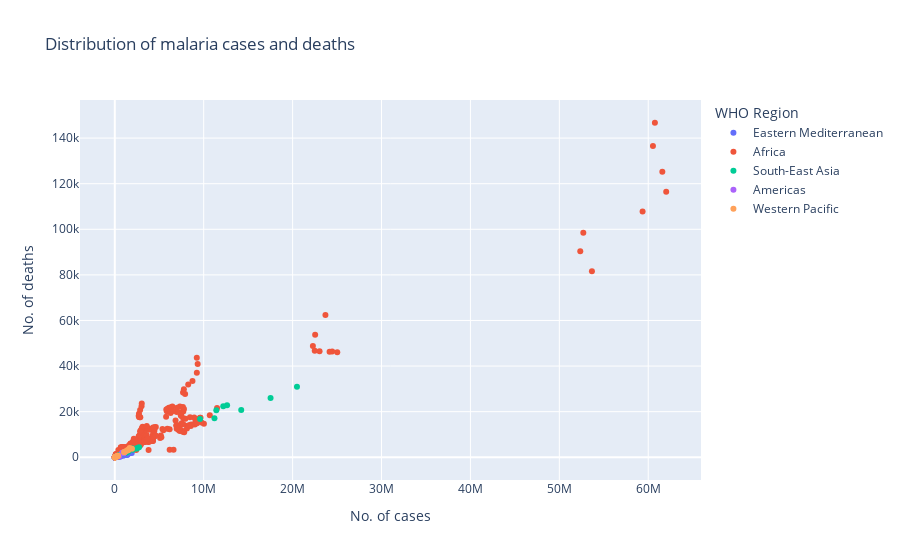

Notebook source saved alongside this figure:
### Code cell
# Scatter plot
px.scatter(malaria_dataset, x="No. of cases", y="No. of deaths", color="WHO Region", hover_data="Year", title="Distribution of malaria cases and deaths")

### Figure 1 — Plotly figure (JSON) as saved in the notebook; plotly's stock layout.template omitted (floating-point values rounded to 4 significant figures; data arrays with more than 128 entries replaced by an {"elided": "..."} marker saying what was removed)
{"data": [{"customdata": [[2017], [2017], [2017], [2017], [2017], [2016], [2016], [2016], [2016], [2016], [2015], [2015], [2015], [2015], [2015], [2014], [2014], [2014], [2014], [2014], [2013], [2013], [2013], [2013], [2013], [2012], [2012], [2012], [2012], [2012], [2011], [2011], [2011], [2011], [2011], [2010], [2010], [2010], [2010], [2010]], "hovertemplate": "WHO Region=Eastern Mediterranean<br>No. of cases=%{x}<br>No. of deaths=%{y}<br>Year=%{customdata[0]}<extra></extra>", "legendgroup": "Eastern Mediterranean", "marker": {"color": "#636efa", "symbol": "circle"}, "mode": "markers", "name": "Eastern Mediterranean", "orientation": "v", "showlegend": true, "type": "scatter", "x": [630308, 956280, 541768, 1517910, 762995, 614491, 1202476, 528591, 1484475, 667967, 369809, 992605, 514253, 1476591, 1022338, 284198, 1373352, 430886, 1293793, 1168534, 213914, 1419225, 366378, 1115132, 707544, 278223, 1652576, 310864, 993585, 849989, 454823, 1905938, 301405, 951357, 792458, 353343, 1445704, 356323, 961960, 1134927], "xaxis": "x", "y": [298, 805, 1386, 3885, 1926, 294, 1013, 1353, 3800, 1698, 175, 781, 1316, 3780, 2607, 136, 981, 1103, 3312, 2983, 99, 1047, 937, 2854, 1805, 117, 1704, 795, 2543, 2169, 242, 1814, 771, 2435, 2013, 200, 1617, 912, 2462, 2874], "yaxis": "y"}, {"customdata": {"elided": "296x1 int values"}, "hovertemplate": "WHO Region=Africa<br>No. of cases=%{x}<br>No. of deaths=%{y}<br>Year=%{customdata[0]}<extra></extra>", "legendgroup": "Africa", "marker": {"color": "#EF553B", "symbol": "circle"}, "mode": "markers", "name": "Africa", "orientation": "v", "showlegend": true, "type": "scatter", "x": {"elided": "296 int values"}, "xaxis": "x", "y": {"elided": "296 int values"}, "yaxis": "y"}, {"customdata": [[2017], [2017], [2017], [2017], [2017], [2016], [2016], [2016], [2016], [2016], [2015], [2015], [2015], [2015], [2015], [2014], [2014], [2014], [2014], [2014], [2014], [2013], [2013], [2013], [2013], [2013], [2013], [2012], [2012], [2012], [2012], [2012], [2012], [2011], [2011], [2011], [2011], [2011], [2011], [2010], [2010], [2010], [2010], [2010], [2010]], "hovertemplate": "WHO Region=South-East Asia<br>No. of cases=%{x}<br>No. of deaths=%{y}<br>Year=%{customdata[0]}<extra></extra>", "legendgroup": "South-East Asia", "marker": {"color": "#00cc96", "symbol": "circle"}, "mode": "markers", "name": "South-East Asia", "orientation": "v", "showlegend": true, "type": "scatter", "x": [32924, 9590000, 1530566, 116772, 3829, 31169, 12630000, 1293337, 262577, 2754, 44948, 12200000, 1284900, 425073, 4084, 53948, 11420000, 1492130, 480112, 4933, 567, 25019, 11210000, 2033858, 709051, 10326, 1709, 35333, 14220000, 2473705, 1898175, 13227, 7821, 102302, 17520000, 2488590, 1322336, 24062, 33063, 113895, 20490000, 2730079, 2019172, 30690, 103604], "xaxis": "x", "y": [76, 16733, 2680, 218, 1, 73, 22786, 2239, 444, 1, 107, 22326, 2023, 754, 2, 132, 20647, 2406, 913, 3, 0, 60, 17086, 3236, 1356, 7, 2, 87, 20722, 3893, 3690, 6, 10, 250, 25990, 3921, 2471, 10, 70, 274, 30930, 4364, 3885, 27, 200], "yaxis": "y"}, {"customdata": [[2017], [2017], [2017], [2017], [2017], [2017], [2017], [2017], [2017], [2016], [2016], [2016], [2016], [2016], [2016], [2016], [2016], [2016], [2015], [2015], [2015], [2015], [2015], [2015], [2015], [2015], [2015], [2014], [2014], [2014], [2014], [2014], [2014], [2014], [2014], [2014], [2013], [2013], [2013], [2013], [2013], [2013], [2013], [2013], [2013], [2012], [2012], [2012], [2012], [2012], [2012], [2012], [2012], [2012], [2011], [2011], [2011], [2011], [2011], [2011], [2011], [2011], [2011], [2010], [2010], [2010], [2010], [2010], [2010], [2010], [2010], [2010]], "hovertemplate": "WHO Region=Americas<br>No. of cases=%{x}<br>No. of deaths=%{y}<br>Year=%{customdata[0]}<extra></extra>", "legendgroup": "Americas", "marker": {"color": "#ab63fa", "symbol": "circle"}, "mode": "markers", "name": "Americas", "orientation": "v", "showlegend": true, "type": "scatter", "x": [6512, 1039706, 405, 4739, 24913, 32011, 1695, 13711, 519109, 7894, 1030697, 896, 6120, 22108, 35105, 5934, 7854, 303471, 9792, 1044034, 751, 8621, 17848, 31181, 4745, 2853, 172036, 11512, 1017800, 546, 7170, 22085, 31950, 4484, 1430, 114404, 11356, 975903, 720, 7886, 56946, 48004, 7205, 1455, 99809, 11534, 916492, 1185, 6793, 43311, 58234, 8544, 1546, 67122, 10175, 861145, 2010, 8638, 40880, 79329, 9969, 1158, 58086, 19614, 835820, 4247, 9545, 32656, 82766, 13106, 866, 57257], "xaxis": "x", "y": [2, 1993, 1, 1, 33, 81, 1, 10, 456, 2, 1996, 2, 2, 28, 89, 6, 6, 281, 3, 2001, 1, 3, 22, 79, 4, 2, 162, 5, 2000, 1, 2, 28, 81, 3, 0, 119, 7, 1994, 1, 3, 90, 122, 6, 1, 114, 5, 1951, 3, 2, 77, 149, 4, 1, 62, 5, 1948, 5, 3, 76, 203, 5, 0, 51, 11, 1962, 10, 3, 57, 211, 7, 0, 52], "yaxis": "y"}, {"customdata": [[2017], [2017], [2017], [2017], [2017], [2017], [2017], [2016], [2016], [2016], [2016], [2016], [2016], [2016], [2015], [2015], [2015], [2015], [2015], [2015], [2015], [2014], [2014], [2014], [2014], [2014], [2014], [2014], [2013], [2013], [2013], [2013], [2013], [2013], [2013], [2012], [2012], [2012], [2012], [2012], [2012], [2012], [2011], [2011], [2011], [2011], [2011], [2011], [2011], [2010], [2010], [2010], [2010], [2010], [2010], [2010]], "hovertemplate": "WHO Region=Western Pacific<br>No. of cases=%{x}<br>No. of deaths=%{y}<br>Year=%{customdata[0]}<extra></extra>", "legendgroup": "Western Pacific", "marker": {"color": "#FFA15A", "symbol": "circle"}, "mode": "markers", "name": "Western Pacific", "orientation": "v", "showlegend": true, "type": "scatter", "x": [208273, 20712, 1500657, 15253, 103482, 2270, 5481, 127552, 28152, 1469150, 16173, 84451, 4184, 5024, 224858, 79592, 1066533, 26726, 39916, 788, 11283, 247065, 105109, 1931287, 14293, 30591, 2431, 19060, 173259, 80695, 1677722, 17718, 53689, 5334, 20760, 266576, 98137, 1414839, 19379, 52221, 8408, 23838, 376898, 36513, 1045967, 24222, 62676, 11651, 20206, 361377, 40528, 1240109, 54209, 91425, 15695, 23062], "xaxis": "x", "y": [345, 30, 3053, 34, 134, 2, 9, 210, 34, 3109, 36, 103, 2, 8, 385, 103, 2228, 59, 58, 0, 16, 410, 160, 3728, 30, 49, 2, 29, 238, 148, 4044, 36, 83, 7, 34, 393, 215, 3048, 36, 89, 12, 40, 657, 87, 2344, 48, 109, 14, 35, 659, 101, 2634, 114, 163, 20, 45], "yaxis": "y"}], "layout": {"legend": {"title": {"text": "WHO Region"}, "tracegroupgap": 0}, "title": {"text": "Distribution of malaria cases and deaths"}, "xaxis": {"anchor": "y", "domain": [0, 1], "title": {"text": "No. of cases"}}, "yaxis": {"anchor": "x", "domain": [0, 1], "title": {"text": "No. of deaths"}}}}
